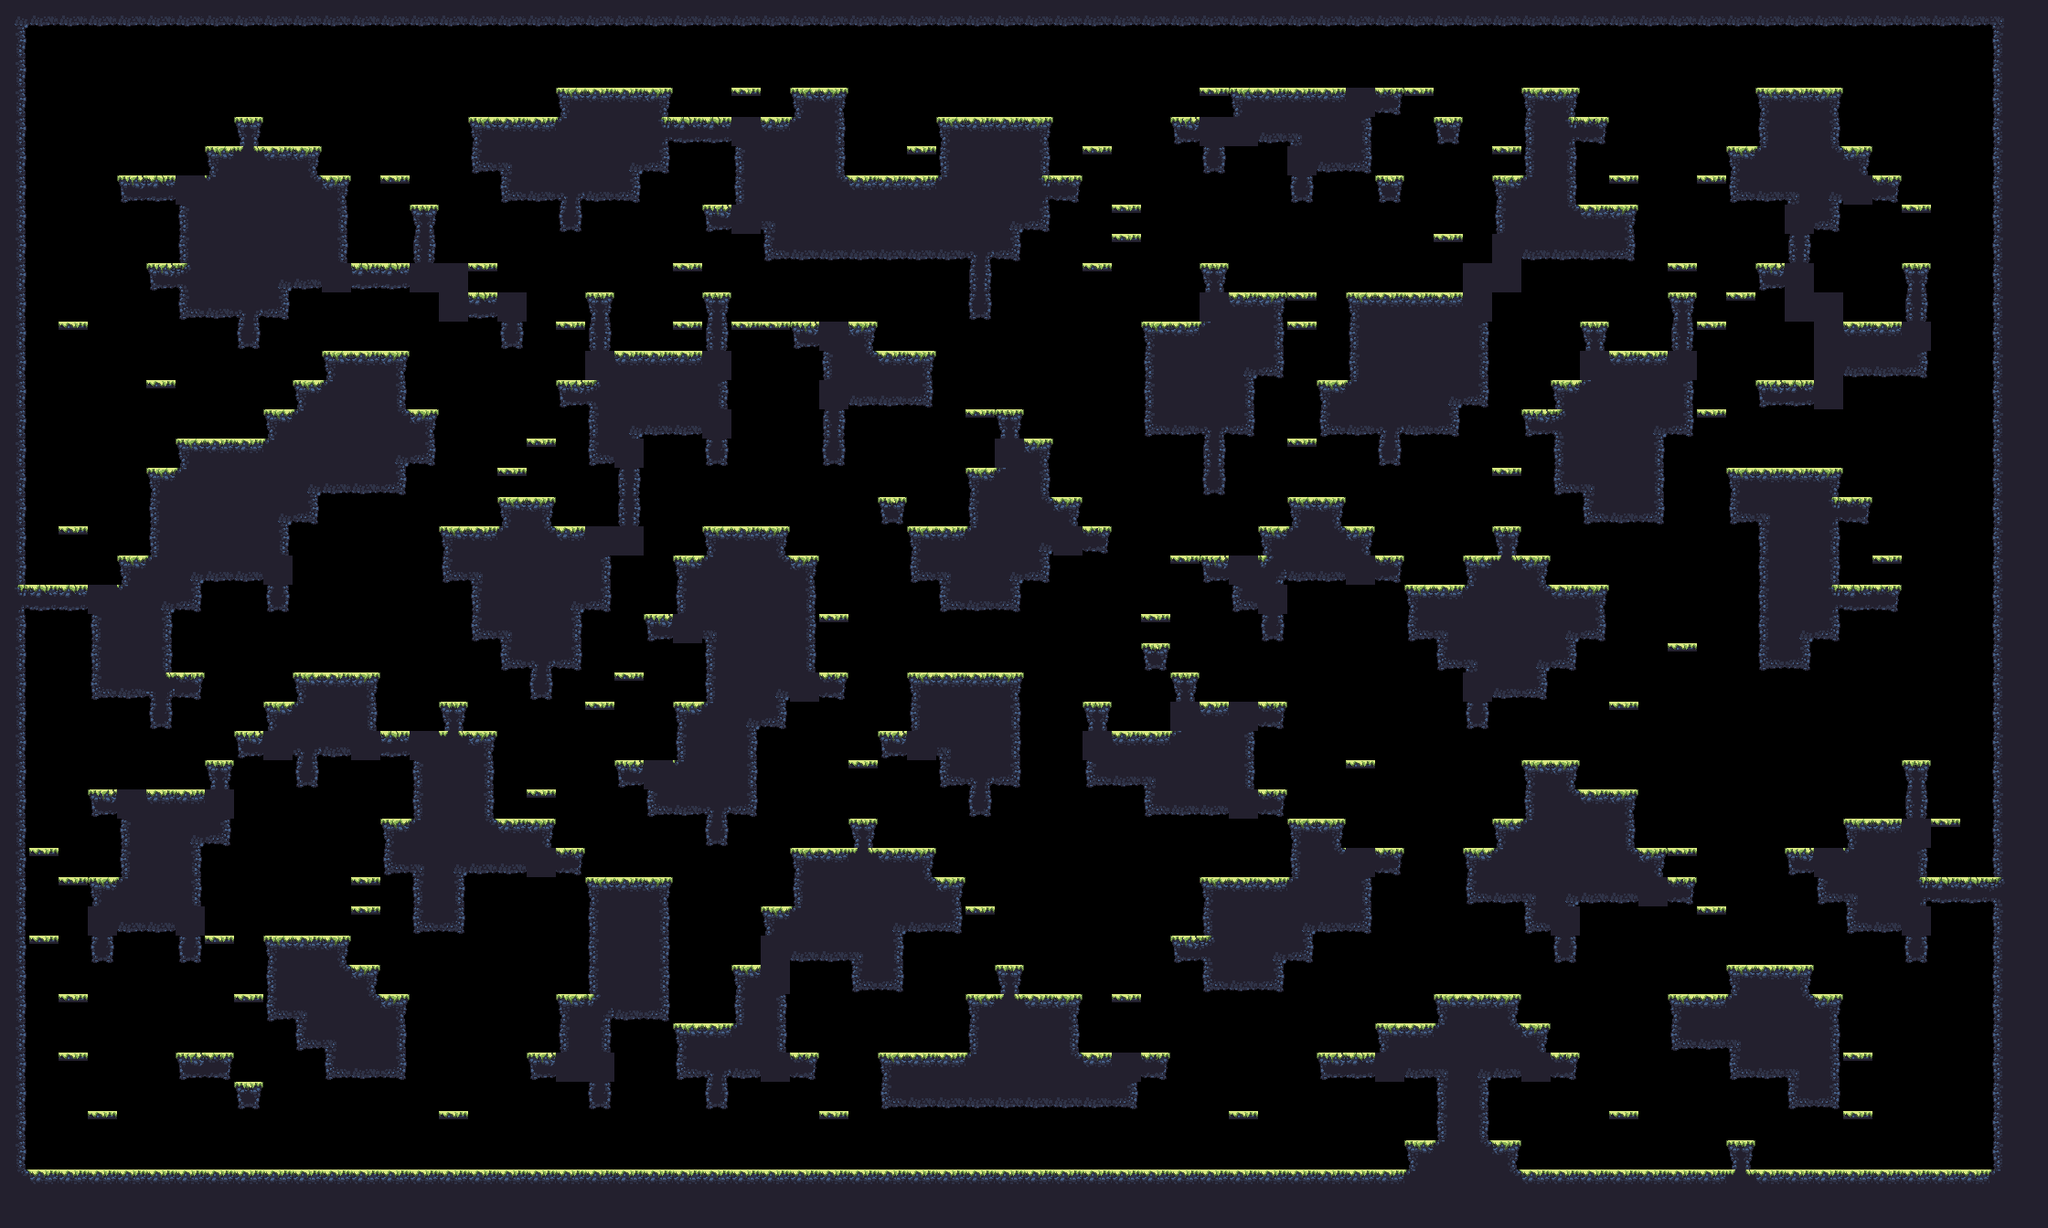

This is a level from a 2D game, rendered from its Tiled map with the project's own tilesets. A one-line summary and the map file follow, with tile-layer data summarised:
An orthogonal 70x42 tile map with 32x32 px tiles, 1 tile layer (main) and 17 objects (9x spawn, spawnPlayer0, spawnCrown0, spawnPlayer1, spawnCrown1, ...).

<map compressionlevel="0" height="42" infinite="0" nextlayerid="3" nextobjectid="4" orientation="orthogonal" renderorder="right-down" tiledversion="1.3.2" tileheight="32" tilewidth="32" version="1.2" width="70">
 <tileset firstgid="1" source="forest_summer_tile_set.tsx" />
 <layer height="42" id="1" name="main" width="70">
  <data>[2940 cells, 1289 non-empty, 27 distinct tile ids]</data>
 </layer>
 <objectgroup id="2" name="objects"><object id="1" name="spawnPlayer0" x="128" y="144.0" /><object id="2" name="spawnCrown0" x="160" y="144.0" /><object id="3" name="spawnPlayer1" x="2048" y="304.0" /><object id="4" name="spawnCrown1" x="2080" y="144.0" /><object id="5" name="spawnPlayer2" x="64" y="1232.0" /><object id="6" name="spawnCrown2" x="128" y="1232.0" /><object id="7" name="spawnPlayer3" x="2080" y="1232.0" /><object id="8" name="spawnCrown3" x="2144" y="1232.0" /><object id="9" name="spawn" x="1792" y="816.0" /><object id="10" name="spawn" x="1824" y="272.0" /><object id="11" name="spawn" x="416" y="1232.0" /><object id="12" name="spawn" x="1984" y="880.0" /><object id="13" name="spawn" x="544" y="496.0" /><object id="14" name="spawn" x="608" y="848.0" /><object id="15" name="spawn" x="1632" y="1040.0" /><object id="16" name="spawn" x="480" y="1232.0" /><object id="17" name="spawn" x="1600" y="1040.0" /></objectgroup></map>
